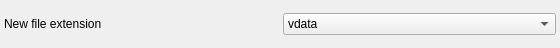
<?xml version="1.0" encoding="UTF-8"?>
<ui version="4.0">
 <class>Form</class>
 <widget class="QWidget" name="Form">
  <property name="geometry">
   <rect>
    <x>0</x>
    <y>0</y>
    <width>560</width>
    <height>48</height>
   </rect>
  </property>
  <property name="minimumSize">
   <size>
    <width>560</width>
    <height>48</height>
   </size>
  </property>
  <property name="maximumSize">
   <size>
    <width>560</width>
    <height>48</height>
   </size>
  </property>
  <property name="windowTitle">
   <string>Options</string>
  </property>
  <layout class="QVBoxLayout" name="verticalLayout">
   <property name="leftMargin">
    <number>4</number>
   </property>
   <property name="topMargin">
    <number>4</number>
   </property>
   <property name="rightMargin">
    <number>4</number>
   </property>
   <property name="bottomMargin">
    <number>4</number>
   </property>
   <item>
    <layout class="QHBoxLayout" name="horizontalLayout">
     <item>
      <widget class="QLabel" name="label">
       <property name="text">
        <string>New file extension</string>
       </property>
      </widget>
     </item>
     <item>
      <widget class="QComboBox" name="comboBox">
       <item>
        <property name="text">
         <string>vdata</string>
        </property>
       </item>
       <item>
        <property name="text">
         <string>vsmart</string>
        </property>
       </item>
      </widget>
     </item>
    </layout>
   </item>
  </layout>
 </widget>
 <resources/>
 <connections/>
</ui>
